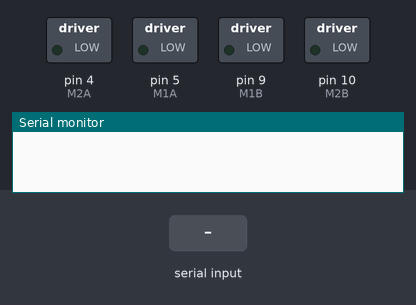
This sketch was run on a simulated Arduino Uno, built with avr-gcc and run on an emulated ATmega328P. Parts: switched loads named in the sketch (green lamp = pin HIGH), the last lines printed to the serial monitor. The inputs (shaded band) are chosen by the test bench.

Above: at 1.2 s.
1.3 s: "1\n" received over the second serial link
At 2.1 s:
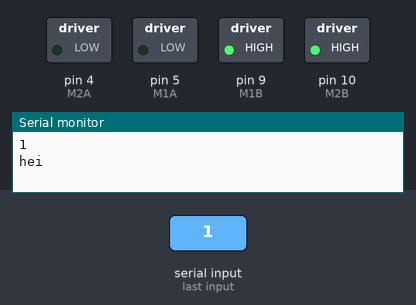
2.8 s: "2\n" received over the second serial link
At 3.3 s:
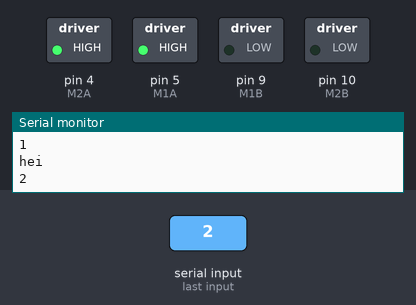
4.3 s: "3\n" received over the second serial link
At 5.5 s:
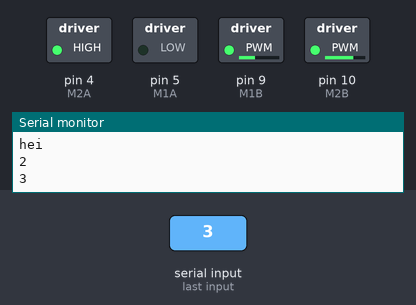
5.8 s: "4\n" received over the second serial link
At 7.0 s:
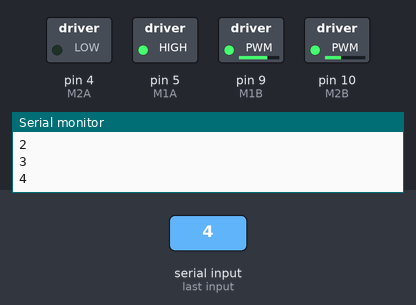
7.3 s: "1\n" received over the second serial link
At 7.9 s:
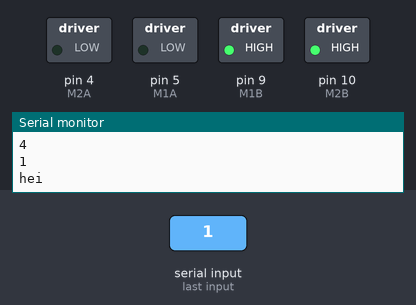
8.8 s: "3\n" received over the second serial link
At 10.2 s:
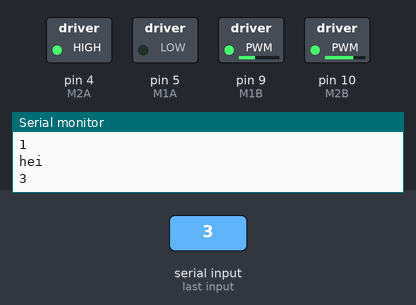
Timing chart, 0 to 11.3 s (numbered marks = the images above; inputs shaded):
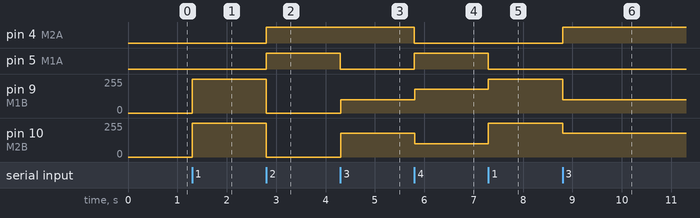

The sketch:

masinuta.ino
```cpp
#include <SoftwareSerial.h>

#define M1A 5
#define M1B 9
#define M2A 4
#define M2B 10

char command = '0';
//M1 e motorul drept
//M2 e motorul stang

SoftwareSerial BT(3, 2);

void fw();
void bw();
void left();
void right();
void stop();

void setup() {
  // put your setup code here, to run once:

  TCCR1B = TCCR1B & 0b11111000 | 0x04;

BT.begin(9600);
Serial.begin(9600);

pinMode(M1A, OUTPUT);
pinMode(M2A, OUTPUT);
pinMode(M1B, OUTPUT);
pinMode(M2B, OUTPUT);


}

void loop() {
  // put your main code here, to run repeatedly:
//fw();

//  digitalWrite(M1A, LOW);
//  digitalWrite(M1B, HIGH);
//
//  digitalWrite(M2A, LOW);
//  digitalWrite(M2B, HIGH);
//
if(BT.available())
{
  char input = BT.read();
  if (input != "\n")
    command = input;
  Serial.println(input);
  switch(command){
    case '1':
      Serial.println("hei");
      fw();
      break;
    case '2':
      bw();
      break;
    case '3':
      left();
      break;
    case '4':
      right();
      break;
    case '0':
      stop();
      break;

}


}
}

void fw()
{
  digitalWrite(M1A, LOW);
  digitalWrite(M1B, HIGH);

  digitalWrite(M2A, LOW);
  digitalWrite(M2B, HIGH);
}

void bw()
{
  digitalWrite(M1A, 1);
  analogWrite(M1B, (255-255));

  digitalWrite(M2A, 1);
  analogWrite(M2B, (255-255));

}

void left()
{
  digitalWrite(M1A, 0);
  analogWrite(M1B, 100);

  digitalWrite(M2A, 1);
  analogWrite(M2B, (255-75));

}

void right()
{
  digitalWrite(M1A, 1);
  analogWrite(M1B, (255-75));

  digitalWrite(M2A, 0);
  analogWrite(M2B, 100);

}

void stop()
{
  digitalWrite(M1A, 0);
  analogWrite(M1B, 0);

  digitalWrite(M2A, 0);
  analogWrite(M2B, 0);

}
```

Measured:
- after the input at 1.3 s, pin 9 (M1B), pin 10 (M2B): 0/255 → 255/255 at once
- after the input at 2.8 s, pin 4 (M2A), pin 5 (M1A): LOW → HIGH at once; pin 9 (M1B), pin 10 (M2B): 255/255 → 0/255 at once
- after the input at 4.3 s, pin 5 (M1A): HIGH → LOW at once; pin 9 (M1B): 0/255 → 100/255 at once; pin 10 (M2B): 0/255 → 180/255 at once
- after the input at 5.8 s, pin 4 (M2A): HIGH → LOW at once; pin 5 (M1A): LOW → HIGH at once; pin 9 (M1B): 100/255 → 180/255 at once; pin 10 (M2B): 180/255 → 100/255 at once
- after the input at 7.3 s, pin 5 (M1A): HIGH → LOW at once; pin 9 (M1B): 180/255 → 255/255 at once; pin 10 (M2B): 100/255 → 255/255 at once
- after the input at 8.8 s, pin 4 (M2A): LOW → HIGH at once; pin 9 (M1B): 255/255 → 100/255 at once; pin 10 (M2B): 255/255 → 180/255 at once
